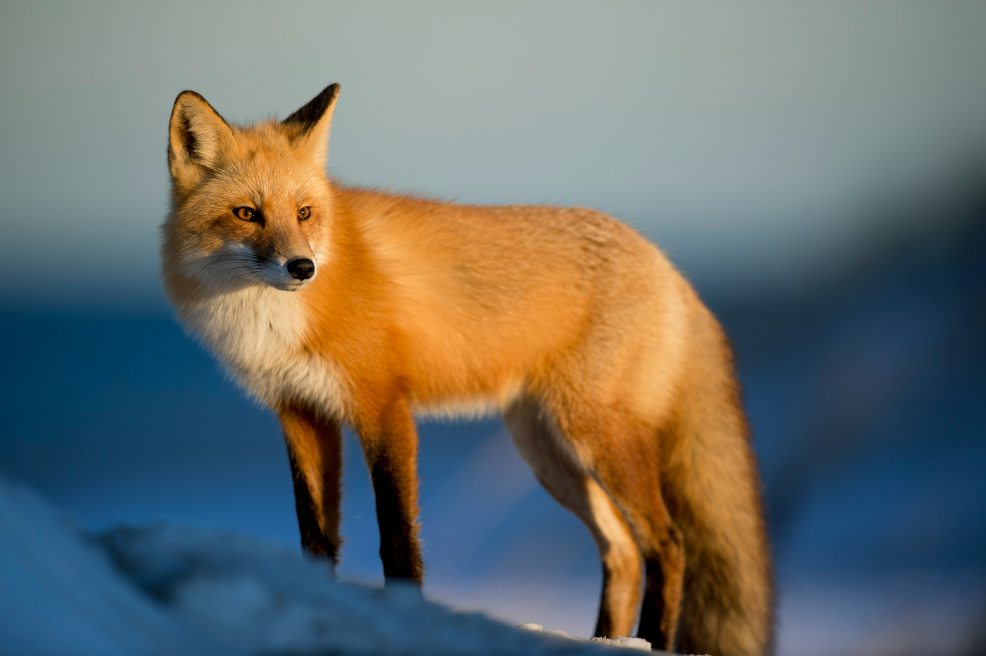
#> input picture Image_Processing/Animal.jpg, 4928 x 3280 px (shown at 1/5 size)
$ jupyter execute Image_Pixxel_Puzzle.ipynb
#> lines starting #> are read from the running program, lines starting #| are printed output that depends on the picture
[cell 1]
import cv2
import numpy as np
import matplotlib.pyplot as plt
import random

# Load and convert to RGB
img = cv2.imread('Animal.jpg')
#> img is the input picture: shape (3280, 4928, 3); mean B, G, R 105.5, 111, 108
img = cv2.resize(img, (300, 300))  # ensure square
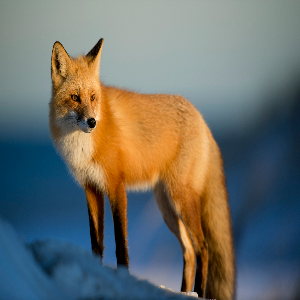
#> img: shape (300, 300, 3); mean B, G, R 105.4, 110.9, 108
img_rgb = cv2.cvtColor(img, cv2.COLOR_BGR2RGB)

plt.imshow(img_rgb)
plt.title("Original Image")
plt.axis("off")
plt.show()

[cell 2]
#Slicing Image into N*N Blocks
def slice_image(image, N=3):
#> called with N = 3
    h, w = image.shape[:2]
#> h = 300; w = 300
    tile_h, tile_w = h//N , w//N
#> tile_h = 100; tile_w = 100
    tiles = []
    for i in range(N):
        for j in range(N):
            y0, y1 = i * tile_h, (i + 1) * tile_h
            x0, x1 = j * tile_w, (j + 1) * tile_w
            tile = image[y0:y1, x0:x1]
            tiles.append(tile)
#> after the loop, tiles = 9 items
    return tiles

[cell 3]
N = 3
tiles = slice_image(img_rgb, N)
#> tiles = 9 items
print(f"Total tiles: {len(tiles)}")
#| Total tiles: 9

[cell 4]
shuffled_tiles = tiles.copy()
#> shuffled_tiles = 9 items
random.shuffle(shuffled_tiles)

[cell 5]
#Reconstructing shuffles Tiles
def reconstruct_image(tiles, N=3):
#> called with N = 3
    rows = []
    for i in range(0, len(tiles), N):
        row = np.hstack(tiles[i:i+N])
        rows.append(row)
#> this loop made 3 passes
#> i on passes 2 to 3: 3, 6
#> pass 1, in reconstruct_image, `row = np.hstack(tiles[i:i+N])`:
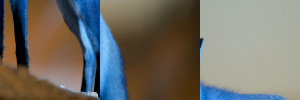
#> row: shape (100, 300, 3); mean of channels 0, 1, 2 103.6, 111.4, 113.7; drawn as B, G, R
#> pass 2, in reconstruct_image, `row = np.hstack(tiles[i:i+N])`:
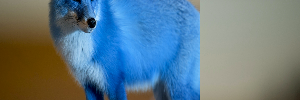
#> row: shape (100, 300, 3); mean of channels 0, 1, 2 135.9, 122.3, 96.9; drawn as B, G, R
#> pass 3, in reconstruct_image, `row = np.hstack(tiles[i:i+N])`:
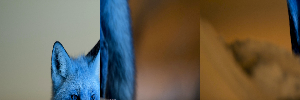
#> row: shape (100, 300, 3); mean of channels 0, 1, 2 84.4, 99.1, 105.6; drawn as B, G, R
#> after the loop, rows = 3 items
    return np.vstack(rows)
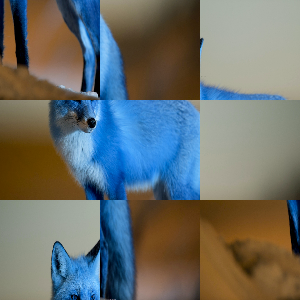
#> returned value: shape (300, 300, 3); mean of channels 0, 1, 2 108, 110.9, 105.4; drawn as B, G, R

[cell 6]
shuffled_img = reconstruct_image(shuffled_tiles, N)
plt.imshow(shuffled_img)
plt.title("Shuffled Puzzle Image")
plt.axis("off")
plt.show()

[cell 7]
solved_img = reconstruct_image(tiles, N)
#> the loop in reconstruct_image (call 2), `for i in range(0, len(tiles), N):` made 3 passes
#> pass 1, in reconstruct_image (call 2), `row = np.hstack(tiles[i:i+N])`:
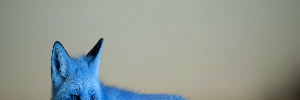
#> row: shape (100, 300, 3); mean of channels 0, 1, 2 148.5, 154.7, 145.5; drawn as B, G, R
#> pass 2, in reconstruct_image (call 2), `row = np.hstack(tiles[i:i+N])`:
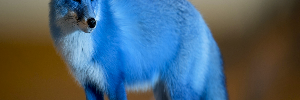
#> row: shape (100, 300, 3); mean of channels 0, 1, 2 114.4, 99.2, 75.9; drawn as B, G, R
#> pass 3, in reconstruct_image (call 2), `row = np.hstack(tiles[i:i+N])`:
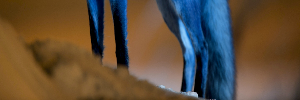
#> row: shape (100, 300, 3); mean of channels 0, 1, 2 61, 78.8, 94.8; drawn as B, G, R

$ run again, with Image_Processing/Housing (1).jpg copied over Image_Processing/Animal.jpg
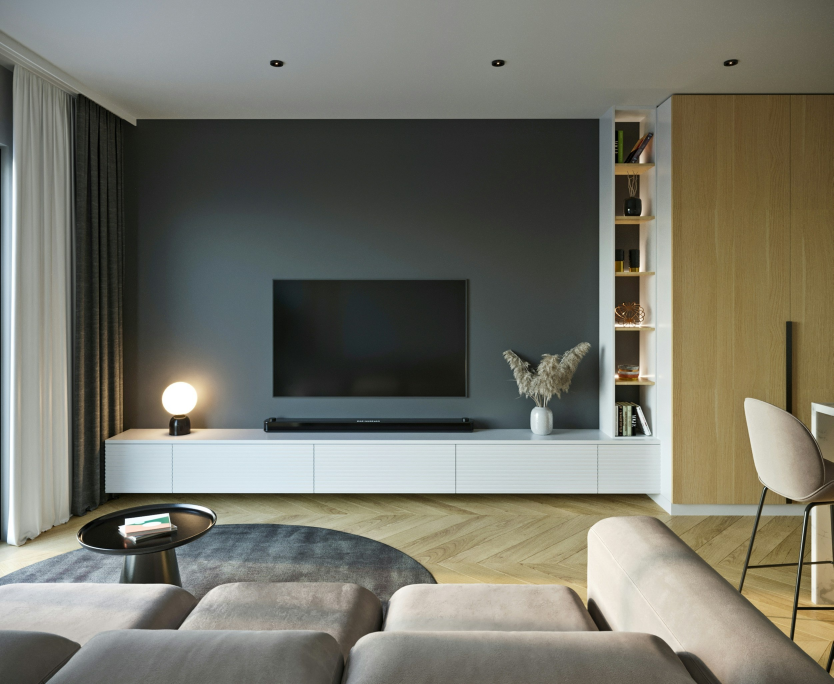
#> input picture Image_Processing/Housing (1).jpg, 2500 x 2052 px (shown at 1/3 size)
#> img is the input picture: shape (2052, 2500, 3); mean B, G, R 105.3, 116.6, 117.5
#> `img = cv2.resize(img, (300, 300))`:
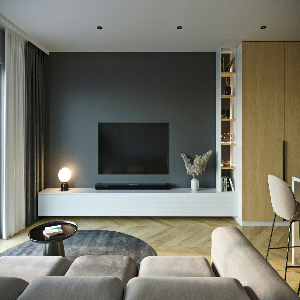
#> img: shape (300, 300, 3); mean B, G, R 105, 116.3, 117.3
#> after the loop in slice_image, `for i in range(N):`: tiles = 9 items
#| Total tiles: 9
#> the loop in reconstruct_image, `for i in range(0, len(tiles), N):` made 3 passes
#> i on passes 2 to 3: 3, 6
#> after the loop in reconstruct_image, `for i in range(0, len(tiles), N):`: rows = 3 items
#> the loop in reconstruct_image (call 2), `for i in range(0, len(tiles), N):` made 3 passes
#> pass 3, in reconstruct_image (call 2), `row = np.hstack(tiles[i:i+N])`:
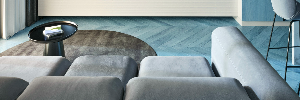
#> row: shape (100, 300, 3); mean of channels 0, 1, 2 149.5, 146.7, 132.8; drawn as B, G, R

$ run again, with Image_Processing/tv.jpg copied over Image_Processing/Animal.jpg
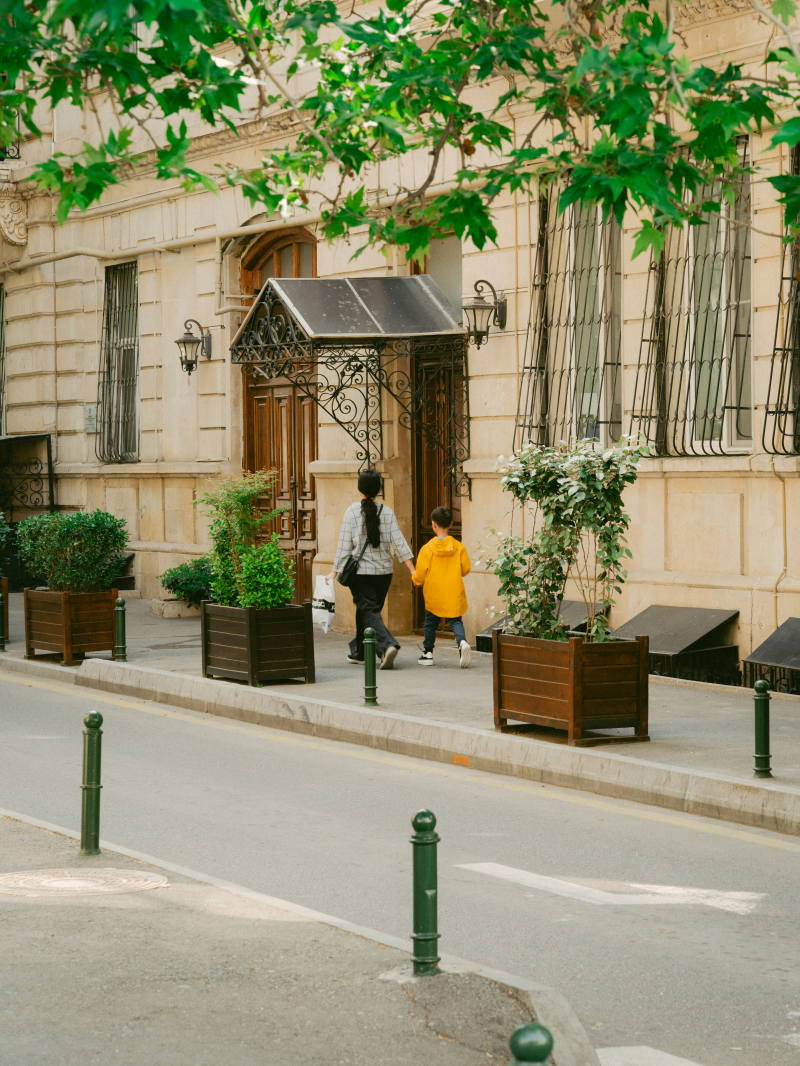
#> input picture Image_Processing/tv.jpg, 3996 x 5328 px (shown at 1/5 size)
#> img is the input picture: shape (5328, 3996, 3); mean B, G, R 109.8, 142.8, 143.9
#> `img = cv2.resize(img, (300, 300))`:
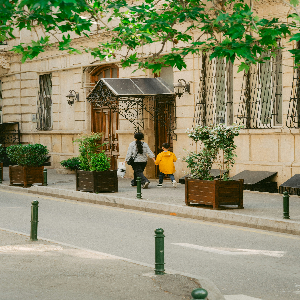
#> img: shape (300, 300, 3); mean B, G, R 109.8, 142.7, 143.9
#> after the loop in slice_image, `for i in range(N):`: tiles = 9 items
#| Total tiles: 9
#> the loop in reconstruct_image, `for i in range(0, len(tiles), N):` made 3 passes
#> i on passes 2 to 3: 3, 6
#> after the loop in reconstruct_image, `for i in range(0, len(tiles), N):`: rows = 3 items
#> the loop in reconstruct_image (call 2), `for i in range(0, len(tiles), N):` made 3 passes
#> pass 3, in reconstruct_image (call 2), `row = np.hstack(tiles[i:i+N])`:
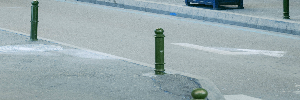
#> row: shape (100, 300, 3); mean of channels 0, 1, 2 173.7, 170, 153.2; drawn as B, G, R
